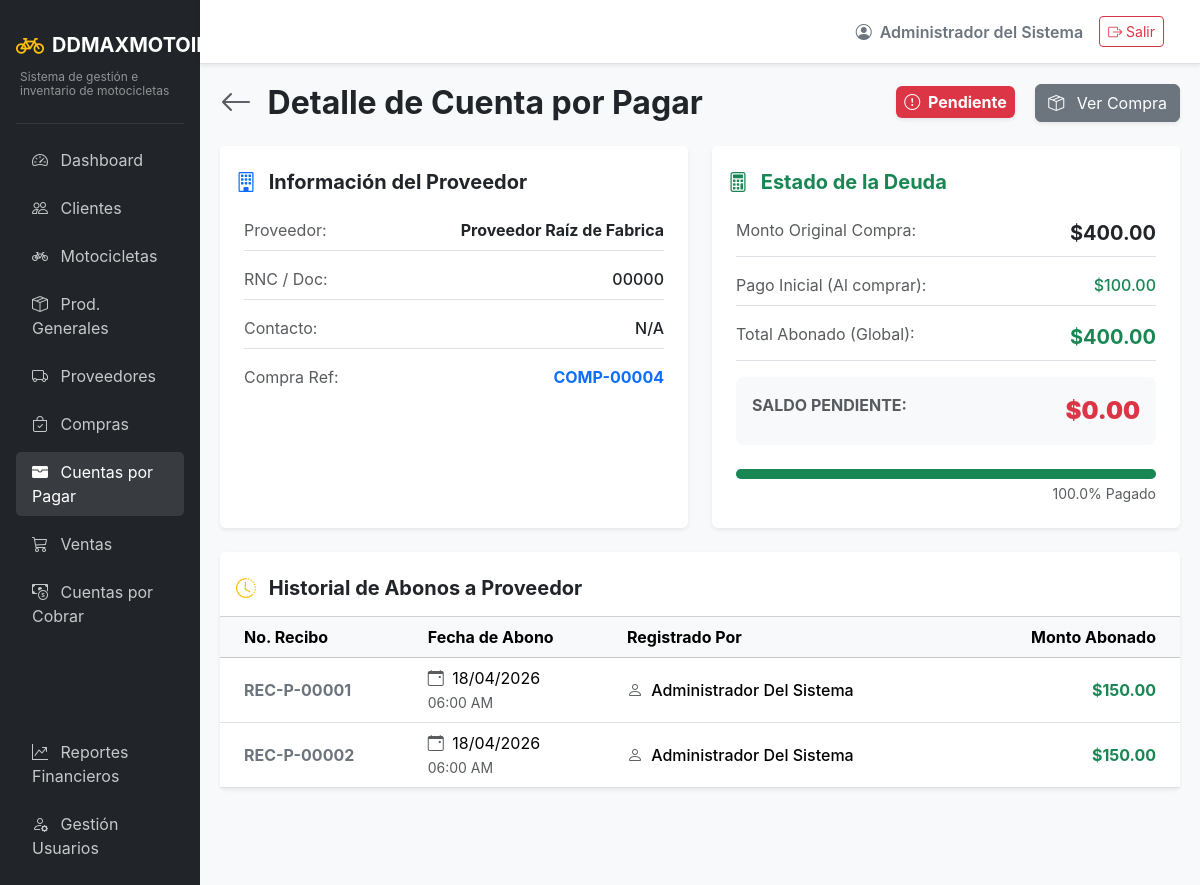
Screenshot of /payables/1 (signed in) with the database file from the repository.
### app/models/auth.py (models this page shows, shortened)
class Usuarios(UserMixin, db.Model):
    __tablename__ = 'usuarios'
    id = db.Column(db.Integer, primary_key=True)
    usuario = db.Column(db.String(50), unique=True, nullable=False)
    password_hash = db.Column(db.String(255), nullable=False)
    rol_id = db.Column(db.Integer, db.ForeignKey('roles.id'), nullable=False)
    estado = db.Column(db.String(20), default='activo') # activo/inactivo
    nombre = db.Column(db.String(100), nullable=False)
    created_at = db.Column(db.DateTime, default=datetime.utcnow)
    updated_at = db.Column(db.DateTime, default=datetime.utcnow, onupdate=datetime.utcnow)

### app/models/entities.py (models this page shows)
class Proveedores(db.Model):
    __tablename__ = 'proveedores'
    id = db.Column(db.Integer, primary_key=True)
    nombre = db.Column(db.String(150), unique=True, nullable=False)
    rnc = db.Column(db.String(50))
    telefono = db.Column(db.String(20))
    direccion = db.Column(db.String(255))
    contacto = db.Column(db.String(100))
    estado = db.Column(db.String(20), default='activo')
    created_at = db.Column(db.DateTime, default=datetime.utcnow)

### app/models/transactions.py (models this page shows)
class Compras(db.Model):
    __tablename__ = 'compras'
    id = db.Column(db.Integer, primary_key=True)
    proveedor_id = db.Column(db.Integer, db.ForeignKey('proveedores.id'), nullable=False)
    fecha = db.Column(db.DateTime, default=datetime.utcnow)
    tipo = db.Column(db.String(20), nullable=False, server_default='contado') # contado, credito
    costo_total = db.Column(db.Numeric(12, 2), nullable=False)
    pago_inicial = db.Column(db.Numeric(12, 2), default=0)
    metodo_pago = db.Column(db.String(50))
    estado = db.Column(db.String(20), default='pendiente') # pendiente, anulada, pagada, parcial
    created_at = db.Column(db.DateTime, default=datetime.utcnow)
    proveedor = db.relationship('Proveedores', backref='compras')
    detalles = db.relationship('DetalleCompra', backref='compra', lazy=True)

### app/models/finance.py (models this page shows)
class CuentasPorPagar(db.Model):
    __tablename__ = 'cuentas_por_pagar'
    id = db.Column(db.Integer, primary_key=True)
    compra_id = db.Column(db.Integer, db.ForeignKey('compras.id'), nullable=False)
    proveedor_id = db.Column(db.Integer, db.ForeignKey('proveedores.id'), nullable=False)
    monto_total = db.Column(db.Numeric(12, 2), nullable=False)
    saldo = db.Column(db.Numeric(12, 2), nullable=False)
    estado = db.Column(db.String(20), default='pendiente') # pendiente, parcial, pagada
    created_at = db.Column(db.DateTime, default=datetime.utcnow)
    proveedor = db.relationship('Proveedores', backref='cuentas_por_pagar')
    compra = db.relationship('Compras', backref='cuenta_por_pagar', uselist=False)
    cuotas = db.relationship('CuotasPorPagar', backref='cuenta', lazy=True)

class PagosProveedor(db.Model):
    __tablename__ = 'pagos_proveedor'
    id = db.Column(db.Integer, primary_key=True)
    cuenta_pagar_id = db.Column(db.Integer, db.ForeignKey('cuentas_por_pagar.id'), nullable=False)
    usuario_id = db.Column(db.Integer, db.ForeignKey('usuarios.id'), nullable=False)
    fecha = db.Column(db.DateTime, default=datetime.utcnow)
    monto = db.Column(db.Numeric(12, 2), nullable=False)
    referencia = db.Column(db.String(255))
    created_at = db.Column(db.DateTime, default=datetime.utcnow)
    cuenta = db.relationship('CuentasPorPagar', backref='pagos', lazy=True)
    usuario = db.relationship('Usuarios')

### app/routes/payables.py (the view)
@payables_bp.route('/<int:id>')
@login_required
def detail_account(id):
    cuenta = db.session.get(CuentasPorPagar, id)
    if not cuenta:
        flash('Cuenta por pagar no encontrada.', 'danger')
        return redirect(url_for('payables.list_accounts'))
    return render_template('payables/detail.html', cuenta=cuenta)

### app/templates/payables/detail.html (shortened to what this page needs)
{% extends "base.html" %}
{% block content %}
<div class="d-flex justify-content-between align-items-center mb-4">
    <h2 class="fw-bold mb-0">
        <a href="{{ url_for('payables.list_accounts') }}" class="text-decoration-none text-muted me-2"><i class="bi bi-arrow-left"></i></a>
        Detalle de Cuenta por Pagar
    </h2>
    <div>
        {% if cuenta.estado == 'pagado' %}
            <span class="badge bg-success shadow-sm p-2 fs-6 me-3"><i class="bi bi-check-circle me-1"></i> Totalmente Pagado</span>
        {% else %}
            <span class="badge bg-danger shadow-sm p-2 fs-6 me-3"><i class="bi bi-exclamation-circle me-1"></i> Pendiente</span>
        {% endif %}
        <a href="{{ url_for('purchases.detail_purchase', id=cuenta.compra.id) }}" class="btn btn-secondary shadow-sm">
            <i class="bi bi-box-seam me-2"></i> Ver Compra
        </a>
    </div>
</div>
<div class="row g-4 mb-4">
    <div class="col-lg-6">
        <div class="card shadow-sm border-0 h-100">
            <div class="card-header bg-white pt-4 pb-0 border-0">
                <h5 class="fw-bold text-dark mb-0"><i class="bi bi-building me-2 text-primary"></i> Información del Proveedor</h5>
            </div>
            <div class="card-body p-4">
                <div class="d-flex justify-content-between mb-3 border-bottom pb-2">
                    <span class="text-muted">Proveedor:</span>
                    <span class="fw-bold text-dark">{{ cuenta.proveedor.nombre }}</span>
                </div>
                <div class="d-flex justify-content-between mb-3 border-bottom pb-2">
                    <span class="text-muted">RNC / Doc:</span>
                    <span class="fw-medium text-dark">{{ cuenta.proveedor.rnc }}</span>
                </div>
                <div class="d-flex justify-content-between mb-3 border-bottom pb-2">
                    <span class="text-muted">Contacto:</span>
                    <span class="fw-medium text-dark">{{ cuenta.proveedor.telefono if cuenta.proveedor.telefono else 'N/A' }}</span>
                </div>
                <div class="d-flex justify-content-between">
                    <span class="text-muted">Compra Ref:</span>
                    <span class="fw-bold text-primary">COMP-{{ "{:05d}".format(cuenta.compra.id) }}</span>
                </div>
            </div>
        </div>
    </div>
    <div class="col-lg-6">
        <div class="card shadow-sm border-0 h-100">
            <div class="card-header bg-white pt-4 pb-0 border-0">
                <h5 class="fw-bold text-success mb-0"><i class="bi bi-calculator me-2"></i> Estado de la Deuda</h5>
            </div>
            <div class="card-body p-4">
                <div class="d-flex justify-content-between mb-3 border-bottom pb-2">
                    <span class="text-muted">Monto Original Compra:</span>
                    <span class="fw-bold text-dark fs-5">${{ "{:,.2f}".format(cuenta.monto_total) }}</span>
                </div>
                {% set pagos_registrados = cuenta.pagos | sum(attribute='monto') %}
                {% set sum_pagado = cuenta.monto_total - cuenta.saldo %}
                {% set pago_inicial = sum_pagado - pagos_registrados %}
                {% if pago_inicial > 0 %}
                <div class="d-flex justify-content-between mb-3 border-bottom pb-2">
                    <span class="text-muted">Pago Inicial (Al comprar):</span>
                    <span class="fw-medium text-success fs-6">${{ "{:,.2f}".format(pago_inicial) }}</span>
                </div>
                {% endif %}
                <div class="d-flex justify-content-between mb-3 border-bottom pb-2">
                    <span class="text-muted">Total Abonado (Global):</span>
                    <span class="fw-bold text-success fs-5">${{ "{:,.2f}".format(sum_pagado) }}</span>
                </div>
                <div class="d-flex justify-content-between mt-3 bg-light p-3 rounded-3">
                    <span class="text-muted fw-bold">SALDO PENDIENTE:</span>
                    <span class="fw-black text-danger fs-4">${{ "{:,.2f}".format(cuenta.saldo) }}</span>
                </div>
                {% set progress = (sum_pagado / cuenta.monto_total * 100) if cuenta.monto_total > 0 else 0 %}
                <div class="progress mt-4" style="height: 10px;">
                    <div class="progress-bar bg-success" role="progressbar" style="width: {{ progress }}%;" aria-valuenow="{{ progress }}" aria-valuemin="0" aria-valuemax="100"></div>
                </div>
                <div class="text-end text-muted small mt-1">{{ "{:.1f}".format(progress) }}% Pagado</div>
            </div>
        </div>
    </div>
</div>
<div class="card shadow-sm border-0 mb-4">
    <div class="card-header bg-white pt-4 pb-3">
        <h5 class="fw-bold text-dark mb-0"><i class="bi bi-clock-history me-2 text-warning"></i> Historial de Abonos a Proveedor</h5>
    </div>
    <div class="card-body p-0">
        <div class="table-responsive">
            <table class="table table-hover align-middle mb-0">
                <thead class="table-light">
                    <tr>
                        <th class="ps-4">No. Recibo</th>
                        <th>Fecha de Abono</th>
                        <th>Registrado Por</th>
                        <th class="text-end pe-4">Monto Abonado</th>
                    </tr>
                </thead>
                <tbody class="border-top-0">
                    {% for pago in cuenta.pagos %}
                    <tr>
                        <td class="ps-4 fw-bold text-secondary">
                            REC-P-{{ "{:05d}".format(pago.id) }}
                        </td>
                        <td>
                            <div><i class="bi bi-calendar-event text-muted me-1"></i> {{ pago.fecha.strftime('%d/%m/%Y') }}</div>
                            <small class="text-muted">{{ pago.fecha.strftime('%H:%M %p') }}</small>
                        </td>
                        <td>
                            <div class="fw-medium text-capitalize"><i class="bi bi-person me-1 text-muted"></i> {{ pago.usuario.nombre }}</div>
                        </td>
                        <td class="text-end pe-4">
                            <strong class="text-success">${{ "{:,.2f}".format(pago.monto) }}</strong>
                        </td>
                    </tr>
                    {% endfor %}
                </tbody>
            </table>
        </div>
    </div>
</div>
{% endblock %}

### app/templates/base.html (shortened to what this page needs)
<!DOCTYPE html>
<html lang="es">
<head>
    <link href="https://cdn.jsdelivr.net/npm/bootstrap@5.3.2/dist/css/bootstrap.min.css" rel="stylesheet">
    <link href="https://cdn.jsdelivr.net/npm/bootstrap-icons@1.11.1/font/bootstrap-icons.css" rel="stylesheet">
</head>
<body>
    <div class="container-fluid p-0">
        <div class="row g-0">
            <div class="col-md-2 sidebar d-none d-md-block p-3">
                <a href="{{ url_for('main.dashboard') }}" class="text-decoration-none d-flex flex-column mb-4 mt-2">
                    <div class="d-flex align-items-center">
                        <i class="bi bi-bicycle fs-3 text-warning me-2"></i>
                        <span class="fs-5 text-white fw-bold">DDMAXMOTOIMPORT</span>
                    </div>
                    <div class="text-white-50 mt-1 ps-1" style="font-size: 0.75rem; line-height: 1.2;">Sistema de gestión e inventario de motocicletas</div>
                </a>
                <hr class="text-secondary">
                <ul class="nav flex-column gap-2">
                    <li class="nav-item">
                        <a class="nav-link {% if request.endpoint and request.endpoint.startswith('main.') %}active{% endif %}" href="{{ url_for('main.dashboard') }}">
                            <i class="bi bi-speedometer2 me-2"></i> Dashboard
                        </a>
                    </li>
                    <li class="nav-item">
                        <a class="nav-link {% if request.endpoint and request.endpoint.startswith('clients.') %}active{% endif %}" href="{{ url_for('clients.list_clients') }}">
                            <i class="bi bi-people me-2"></i> Clientes
                        </a>
                    </li>
                    <li class="nav-item">
                        <a class="nav-link {% if request.endpoint and request.endpoint.startswith('inventory.') and 'product' not in request.endpoint %}active{% endif %}" href="{{ url_for('inventory.list_motorcycles') }}">
                            <i class="bi bi-bicycle me-2"></i> Motocicletas
                        </a>
                    </li>
                    <li class="nav-item">
                        <a class="nav-link {% if request.endpoint and request.endpoint.startswith('inventory.') and 'product' in request.endpoint %}active{% endif %}" href="{{ url_for('inventory.list_products') }}">
                            <i class="bi bi-box-seam me-2"></i> Prod. Generales
                        </a>
                    </li>
                    <li class="nav-item">
                        <a class="nav-link {% if request.endpoint and request.endpoint.startswith('suppliers.') %}active{% endif %}" href="{{ url_for('suppliers.list_suppliers') }}">
                            <i class="bi bi-truck me-2"></i> Proveedores
                        </a>
                    </li>
                    <li class="nav-item">
                        <a class="nav-link {% if request.endpoint and request.endpoint.startswith('purchases.') %}active{% endif %}" href="{{ url_for('purchases.list_purchases') }}">
                            <i class="bi bi-bag-check me-2"></i> Compras
                        </a>
                    </li>
                    <li class="nav-item">
                        <a class="nav-link {% if request.endpoint and request.endpoint.startswith('payables.') %}active{% endif %}" href="{{ url_for('payables.list_accounts') }}">
                            <i class="bi bi-wallet-fill me-2"></i> Cuentas por Pagar
                        </a>
                    </li>
                    <li class="nav-item">
                        <a class="nav-link {% if request.endpoint and request.endpoint.startswith('sales.') %}active{% endif %}" href="{{ url_for('sales.list_sales') }}">
                            <i class="bi bi-cart3 me-2"></i> Ventas
                        </a>
                    </li>
                    <li class="nav-item">
                        <a class="nav-link {% if request.endpoint and request.endpoint.startswith('accounts.') %}active{% endif %}" href="{{ url_for('accounts.list_accounts') }}">
                            <i class="bi bi-cash-coin me-2"></i> Cuentas por Cobrar
                        </a>
                    </li>
                    {% if current_user.is_authenticated and current_user.rol.nombre|upper in ['ADMIN', 'ADMINISTRADOR'] %}
                    <li class="nav-item mt-3">
                        <span class="nav-link text-uppercase small fw-bold text-muted" style="letter-spacing: 1px;">Operaciones Admin</span>
                    </li>
                    <li class="nav-item">
                        <a class="nav-link {% if request.endpoint and request.endpoint.startswith('reports.') %}active{% endif %}" href="{{ url_for('reports.sales_report') }}">
                            <i class="bi bi-graph-up-arrow me-2"></i> Reportes Financieros
                        </a>
                    </li>
                    <li class="nav-item">
                        <a class="nav-link" href="#" onclick="alert('Módulo de usuarios en desarrollo'); return false;">
                            <i class="bi bi-person-gear me-2"></i> Gestión Usuarios
                        </a>
                    </li>
                    {% endif %}
                </ul>
            </div>
            <div class="col-md-10 d-flex flex-column vh-100">
                <nav class="navbar navbar-expand-lg navbar-light bg-white border-bottom shadow-sm px-4 py-3">
                    <div class="container-fluid">
                        <div class="ms-auto d-flex align-items-center">
                            <span class="me-3 fw-semibold text-secondary">
                                <i class="bi bi-person-circle me-1"></i> {{ current_user.nombre }}
                            </span>
                            <a href="{{ url_for('auth.logout') }}" class="btn btn-outline-danger btn-sm">
                                <i class="bi bi-box-arrow-right"></i> Salir
                            </a>
                        </div>
                    </div>
                </nav>
                <main class="content-area flex-grow-1 overflow-auto">
                    {% block content %}{% endblock %}
                </main>
            </div>
        </div>
    </div>
</body>
</html>

### rows the page displays
Usuarios: nombre "Administrador del Sistema"
Proveedores: proveedor.nombre "Proveedor Raíz de Fabrica", proveedor.rnc "00000", proveedor "N/A"
Compras: compra.id "00004"
CuentasPorPagar: monto_total "400.00", saldo "0.00"
PagosProveedor: id "00001", fecha "18/04/2026", fecha "06:00 AM", usuario.nombre "Administrador Del Sistema", monto "150.00"
PagosProveedor: id "00002", fecha "18/04/2026", fecha "06:00 AM", usuario.nombre "Administrador Del Sistema", monto "150.00"

### other values shown
{{ "{:,.2f}".format(pago_inicial) }} "100.00"
{{ "{:,.2f}".format(sum_pagado) }} "400.00"
{{ "{:.1f}".format(progress) }} "100.0"
